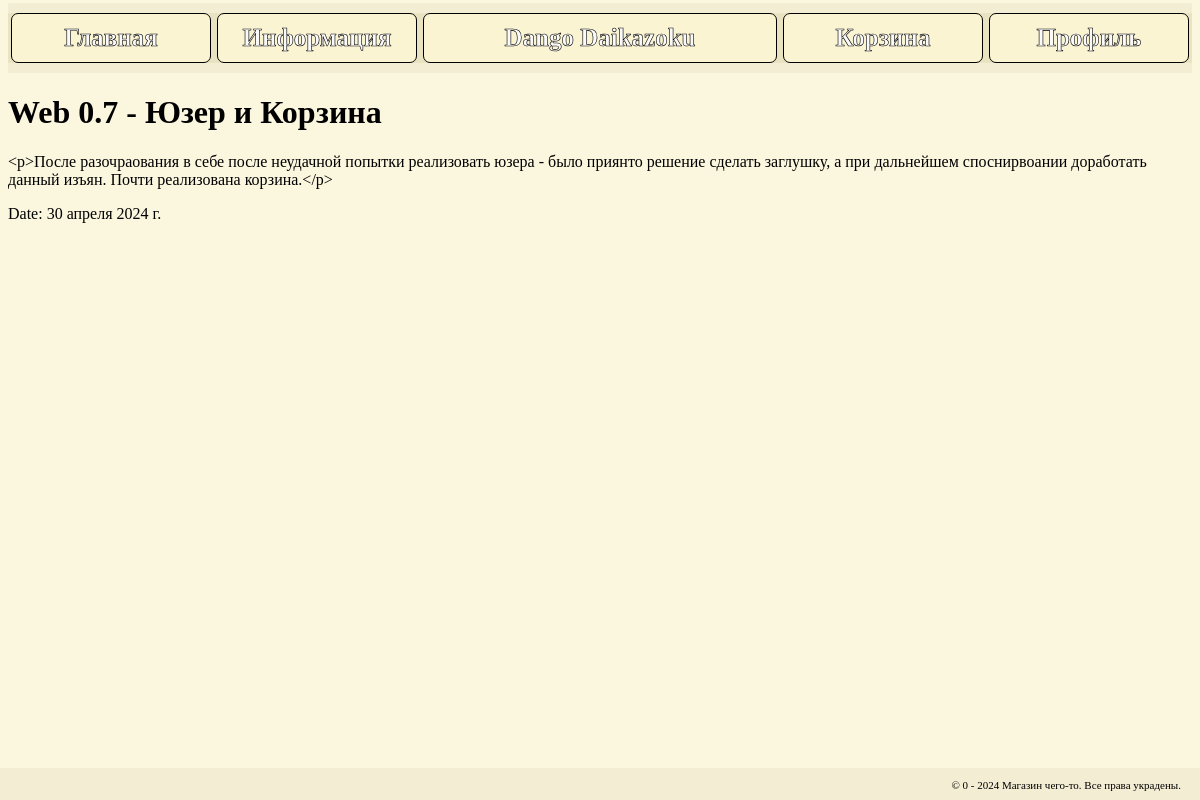
The app's page /news/web-07-yuzer-i-korzina/ with its own data.
### shop/models.py (models this page shows, shortened)
class News (models.Model):
    date = models.DateField()
    title = models.CharField(max_length=40)
    content = models.CharField(max_length=600)
    slug = models.SlugField(max_length=255, verbose_name='Url', unique=True)
    class Meta:
        ordering = ['date']
        verbose_name = 'Статья'
        verbose_name_plural = 'Новости'

### shop/views.py (the view)
# urls.py: path('news/<str:slug>/', news_detail, name='news_detail'),
def news_detail(request, slug):
    news_item = get_object_or_404(News, slug=slug)
    return render(request, 'shop/news_detail.html', {'news_item': news_item})

### shop/templates/shop/news_detail.html
{% extends "shop/base.html" %}
{% load static %}
{% load cache %}
{% block header %}
    {% cache 300 header %}
        {% include "inc/_header.html" %}
    {% endcache %}
{% endblock %}
{% block content %}
    <h1>{{ news_item.title }}</h1>
    <p>{{ news_item.content }}</p>
    <p>Date: {{ news_item.date }}</p>
{% endblock %}
{% block footer %}
    {% cache 300 footer %}
        {% include "inc/_footer.html" %}
    {% endcache %}
{% endblock %}

### static/style.css (style rules this page uses)
body { color: black; background: #FBF6DE; margin-bottom: 2em; font-family: "Comic Sans MS"; }

### records on screen
News: title "Web 0.7 - Юзер и Корзина", content "<p>После разочраования в себе после неудачной попытки реализовать юзера - было приянто решение сделать заглушку, а при дальнейшем споснирвоании доработать данный изъян. Почти реализована корзина.</p>", date "30 апреля 2024 г."
